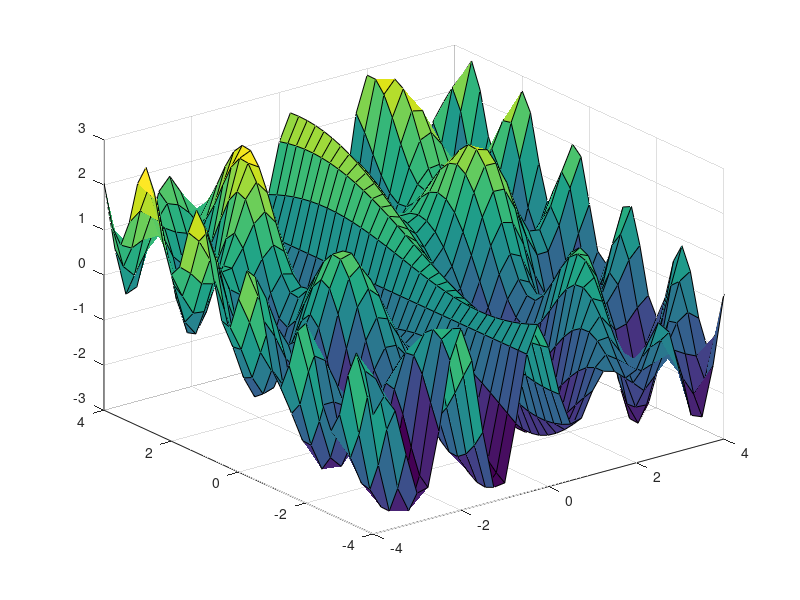

MATLAB code for this plot:
clc
clear
close all
[X,Y] = meshgrid(-4:0.25:4);
Z = sin(X.*Y) + sin(0.5*Y) + cos(3*X);
surf(X, Y, Z);

nonlinMap = newfis('approximator');
nonlinMap = addvar(nonlinMap,'input','X',[-4 4]);
nonlinMap = addvar(nonlinMap,'input','Y',[-4 4]);
nonlinMap = addvar(nonlinMap,'output','Z',[-3 3]);
for i = -4:0.25:4
    nonlinmap = addmf(nonlinMap,'input',1,strcat('X ',num2str(i)), 'trimf',[i-0.25, i , i+0.25]);
    nonlinmap = addmf(nonlinMap,'input',2,strcat('Y ',num2str(i)), 'trimf',[i-0.25, i , i+0.25]);
end
plotmf(nonlinMap, 'input', 1);